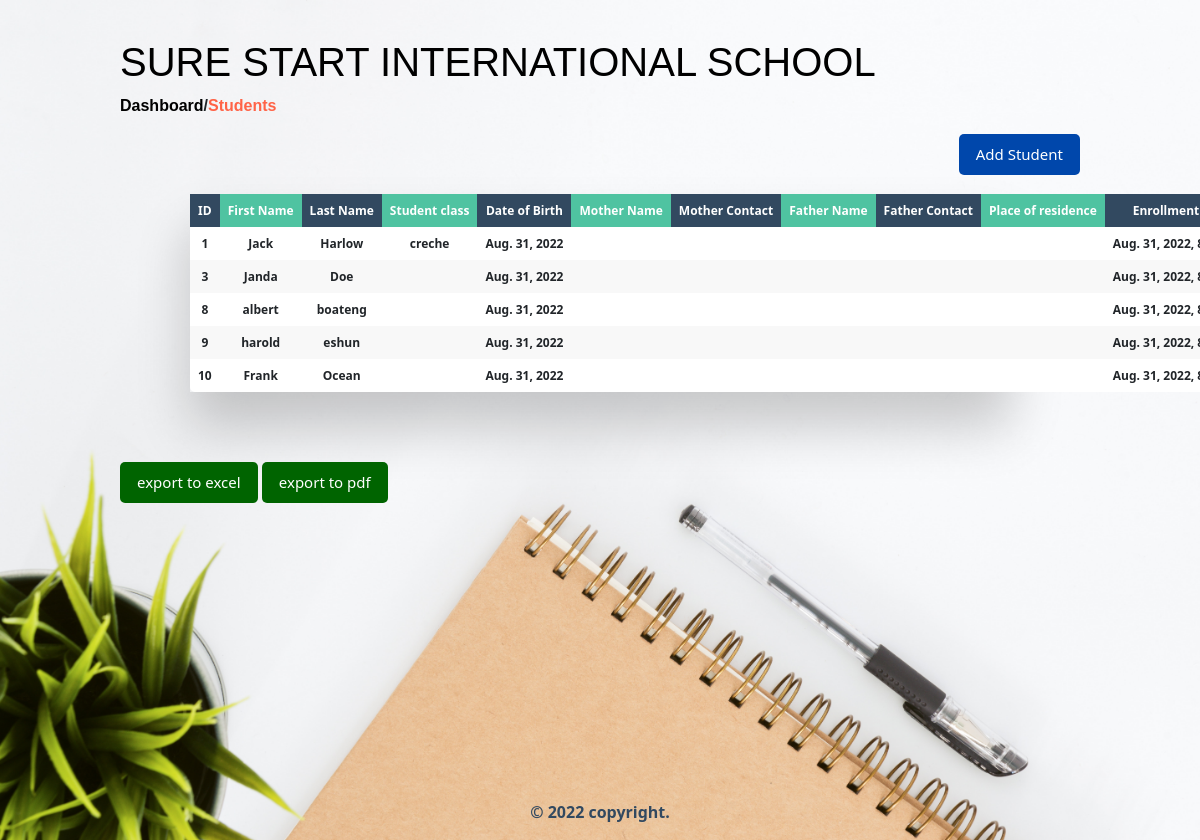
The app's page /dashboard/students, older data.
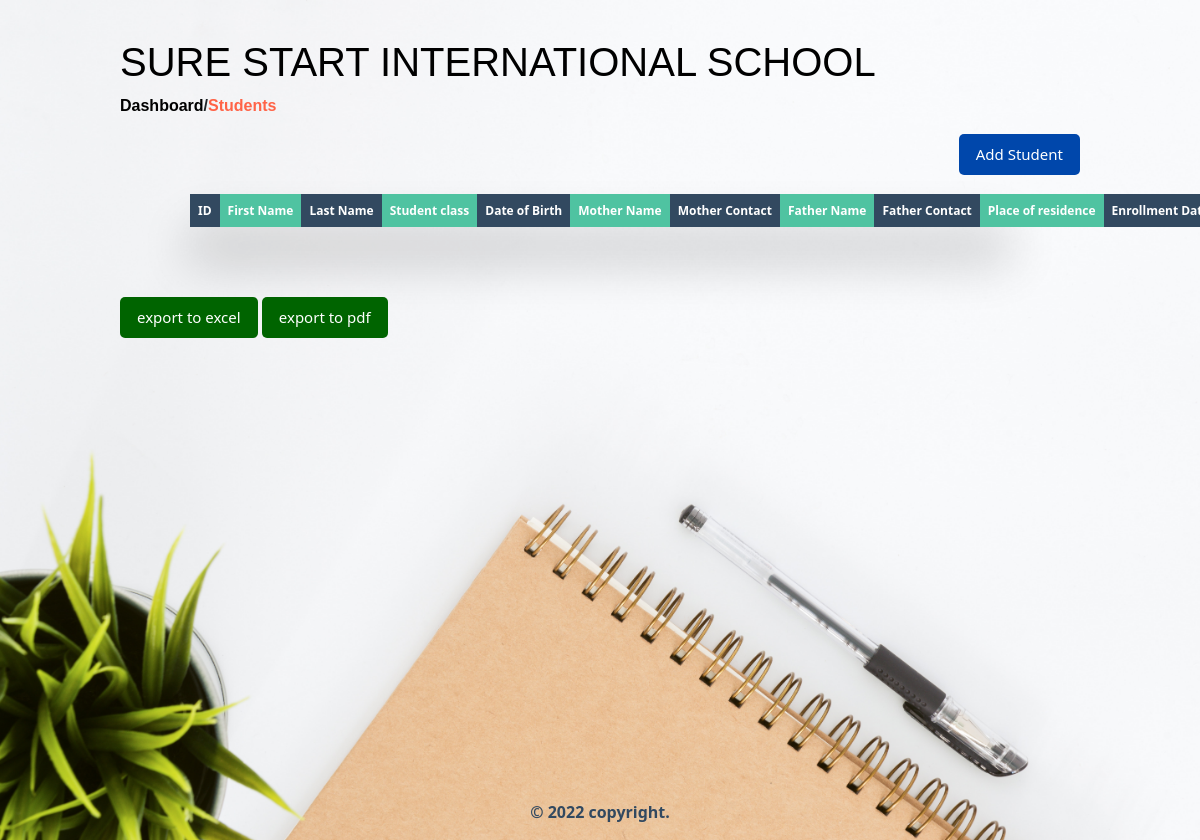
The same page, newer data.
### students/models.py (models this page shows, shortened)
class Student(models.Model):
    student_id = models.AutoField(primary_key=True)
    first_name = models.CharField(max_length=255, blank=True)
    last_name = models.CharField(max_length=255, blank=True)
    student_class = models.CharField(max_length=50, blank=True)
    date_of_birth = models.DateField()
    mother_name = models.CharField(max_length=255, blank=True)
    mother_contact = models.CharField(max_length=255, blank=True)
    father_name = models.CharField(max_length=255, blank=True)
    father_contact = models.CharField(max_length=255, blank=True)
    place_of_residence = models.CharField(max_length=255, blank=True)
    date_enrolled = models.DateTimeField(auto_now_add=True, blank=True, null=True)
    class Meta:
        ordering = ['-date_enrolled']

### students/views.py (the view)
# urls.py: path('dashboard/students',list_and_create,name='students'),
def list_and_create(request):
    form = StudentCreationForm(request.POST or None)
    if request.method == 'POST' and form.is_valid():
        form.save()
    objects = Student.objects.all()
    p = Paginator(Student.objects.all(),10)
    page = request.GET.get('page')
    student_list = p.get_page(page)
    nums = "a" * student_list.paginator.num_pages
    return render(request, 'student_list.html', {'objects': objects,
    'student_list':student_list,
    'nums':nums,
    'form': form
    })

### templates/student_list.html (shortened to what this page needs)
{% extends 'base.html' %}
{% block content %}
<div class="dashboard-container">
    <div class="top-nav">
        <h1><a href="{% url 'dashboard' %}">SURE START INTERNATIONAL SCHOOL</a></h1>
        <p><a href="{% url 'dashboard' %}">Dashboard</a>/<a href="{% url 'students' %}" class="active-link">Students</a></p>
    </div>
    <div class="add-div">
        <a href="#" id="modal-btn"><button class="btn-primary btn-primary-wd">Add Student</button></a>
    </div>
    <div class="table-wrapper" id="student_table_div">
        <table class="fl-table" id="table2excel">
            <thead>
                <tr>
                    <th>ID</th>
                    <th>First Name</th>
                    <th>Last Name</th>
                    <th>Student class</th>
                    <th>Date of Birth</th>
                    <th>Mother Name</th>
                    <th>Mother Contact</th>
                    <th>Father Name</th>
                    <th>Father Contact</th>
                    <th>Place of residence</th>
                    <th>Enrollment Date</th>
                </tr>
            </thead>
            <tbody>
                {% for student in objects %}
                    <tr>
                        <th>{{ student.student_id }}</th>
                        <th>{{ student.first_name }}</th>
                        <th>{{ student.last_name }}</th>
                        <th>{{ student.student_class }}</th>
                        <th>{{ student.date_of_birth }}</th>
                        <th>{{ student.mother_name }}</th>
                        <th>{{ student.mother_contact }}</th>
                        <th>{{ student.father_name }}</th>
                        <th>{{ student.father_contact }}</th>
                        <th>{{ student.place_of_residence }}</th>
                        <th>{{ student.date_enrolled }}</th>
                    </tr>
                {% endfor %}
            </tbody>
        </table>
    </div>
    <button id="btnExport_excel" class="btn-primary btn-primary-wd info-btn-1">export to excel</button>
    <button id="btnExport_pdf"  class="btn-primary btn-primary-wd info-btn-1">export to pdf</button>
</div>
{% endblock content %}

### templates/base.html (shortened to what this page needs)
{% load static %}
<html lang="en">
<head>
    <link href="https://cdn.jsdelivr.net/npm/bootstrap@5.0.0-beta1/dist/css/bootstrap.min.css" rel="stylesheet">
    <link href="{% static 'css/base.css' %}" rel="stylesheet">
    <link rel="stylesheet" href="{% static 'css/font-awesome.min.css' %}" />
</head>
<body>
    <main>
        {% block content %}
        {% endblock content %}
        <footer>
            <p>&copy; 2022 copyright.</p>
        </footer>
    </main>
</body>
</html>

### static/css/base.css (style rules this page uses)
html { box-sizing: border-box; overflow-y: scroll; }
body { background-image: url(../img/school-bg.jpg); background-repeat: no-repeat; background-size: cover; background-position: center; overflow-y: scroll; }
a { text-decoration: none; color: black }
.btn-primary { padding: 8px 16px; background-color: #0047AB; color: white; font-size: 15px; font-family: 'Segoe UI', Tahoma, Geneva, Verdana, sans-serif; margin-top: 3%; border-radius: 5px; cursor: pointer; transition: 0.7s ease-in-out; border: 1px solid transparent; }
.dashboard-container { max-width: 80%; height: 100%; margin: 0 auto; }
.dashboard-container h1 { font-family: 'Trebuchet MS', 'Lucida Sans Unicode', 'Lucida Grande', 'Lucida Sans', Arial, sans-serif; padding: 4% 0 0 0; }
.top-nav p { font-family: 'Gill Sans', 'Gill Sans MT', Calibri, 'Trebuchet MS', sans-serif; font-weight: 700; cursor: pointer; }
.active-link { color: tomato; }
.btn-primary-wd { margin: 0% 0 1% 0 !important; }
.add-div { text-align: right; }
* { box-sizing: border-box; -webkit-box-sizing: border-box; -moz-box-sizing: border-box; }
.table-wrapper { margin: 10px 70px 70px; box-shadow: 0px 35px 50px rgba( 0, 0, 0, 0.2 ); }
.fl-table { border-radius: 5px; font-size: 12px; font-weight: normal; border: none; border-collapse: collapse; width: 100%; max-width: 100%; white-space: nowrap; background-color: white; }
.fl-table td, .fl-table th { text-align: center; padding: 8px; }
.fl-table thead th { color: #ffffff; background: #4FC3A1; }
.fl-table thead th:nth-child(odd) { color: #ffffff; background: #324960; }
.info-btn-1 { background-color:darkgreen }
footer { display: flex; flex-flow: row wrap; justify-content: center; align-items: center; height: 5%; }
footer p { text-align: center; color: #324960; font-weight: bold; }

Row changes from the older to the newer data that the page shows:
removed Student: student_id "1", first_name "Jack", last_name "Harlow", student_class "creche", date_of_birth "Aug. 31, 2022", date_enrolled "Aug. 31, 2022,…"
removed Student: student_id "3", first_name "Janda", last_name "Doe", date_of_birth "Aug. 31, 2022", date_enrolled "Aug. 31, 2022,…"
removed Student: student_id "8", first_name "albert", last_name "boateng", date_of_birth "Aug. 31, 2022", date_enrolled "Aug. 31, 2022,…"
removed Student: student_id "9", first_name "harold", last_name "eshun", date_of_birth "Aug. 31, 2022", date_enrolled "Aug. 31, 2022,…"
removed Student: student_id "10", first_name "Frank", last_name "Ocean", date_of_birth "Aug. 31, 2022", date_enrolled "Aug. 31, 2022,…"
